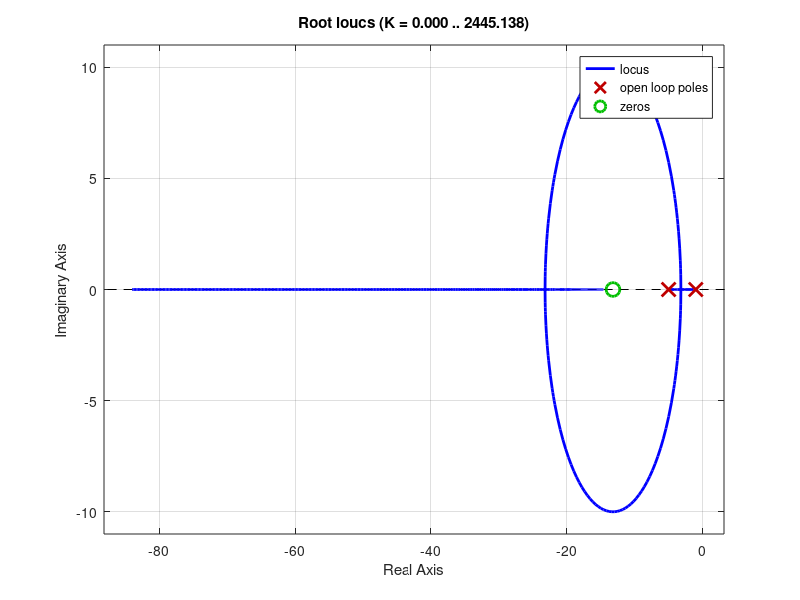

Here is the MATLAB script that generated this plot: (Note: this script raises an error after producing the figure.)
%% Ejemplo 1

clc;
Mp = 10;
ts = 1;
zita=(-log(Mp/100))/(sqrt(pi^2+(log(Mp/100))^2));
wn = 4/(zita*ts);
wd = wn*sqrt(1-zita^2);
p1 = -zita*wn + wd*1i;
p2 = -zita*wn + wd*1i;

s = tf('s');

Gp = 1/(s*(s+5)*(s+8));
Gr = 0.2*s + 1;
rlocus(Gp*Gr)

K = 229;
Gbc = feedback(Gr*Gp*K,1);
step (Gbc);

pole(Gbc)
zero(Gbc)

%% Ejemplo 2
clear all; close all;
clc;

Mp = 4;
ts = 1;
zita=(-log(Mp/100))/(sqrt(pi^2+log(Mp/100)^2));
wn = 4/(zita*ts);
wd = wn*sqrt(1-zita^2);
p1 = -zita*wn + wd*1i
p2 = -zita*wn + wd*1i


s = tf('s');

Gp = 0.5/((s+5)*(s+1));
Gr = 1/13.2*s + 1;
rlocus(Gp*Gr)
[K,p] = rlocfind(Gp*Gr,[-4+3.9i])

Gbc = feedback(40*Gr*Gp,1);
figure();
step (Gbc);

zero(Gbc)

%% Ejemplo 3
clear all; close all;
clc;

ts = 2.5;
zita = 0.5;
wn = 4/(zita*ts);
wd = wn*sqrt(1-zita^2);
p1 = -zita*wn + wd*1i
p2 = -zita*wn + wd*1i


s = tf('s');

Gp = 1/(s^2+3.6*s+9);
pole(Gp)

%%
Gr = 1/13.2*s + 1;
rlocus(Gp*Gr)
[K,p] = rlocfind(Gp*Gr,[-4+3.9i])

Gbc = feedback(40*Gr*Gp,1);
figure();
step (Gbc);

zero(Gbc)